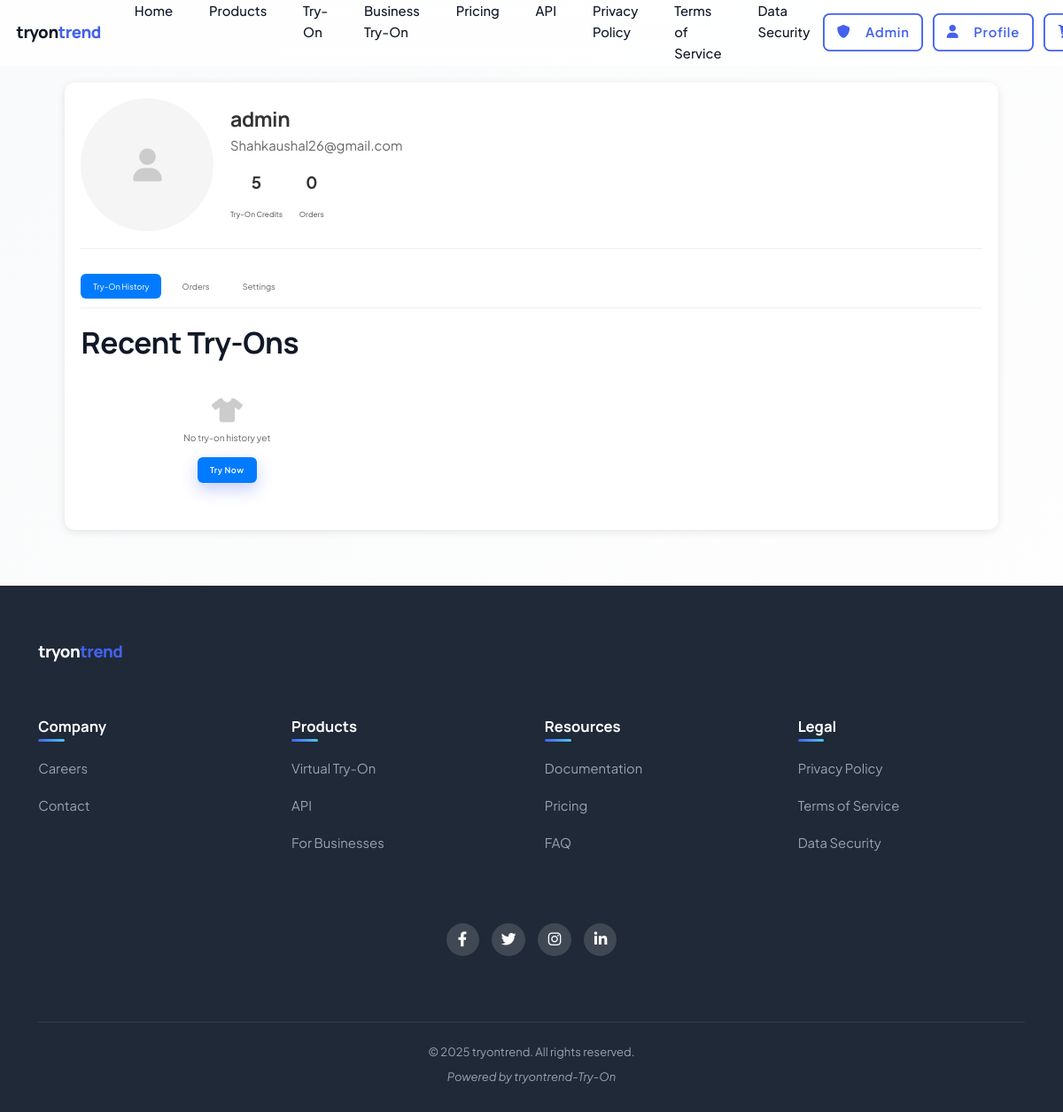
The app's page /profile (signed in), older data.
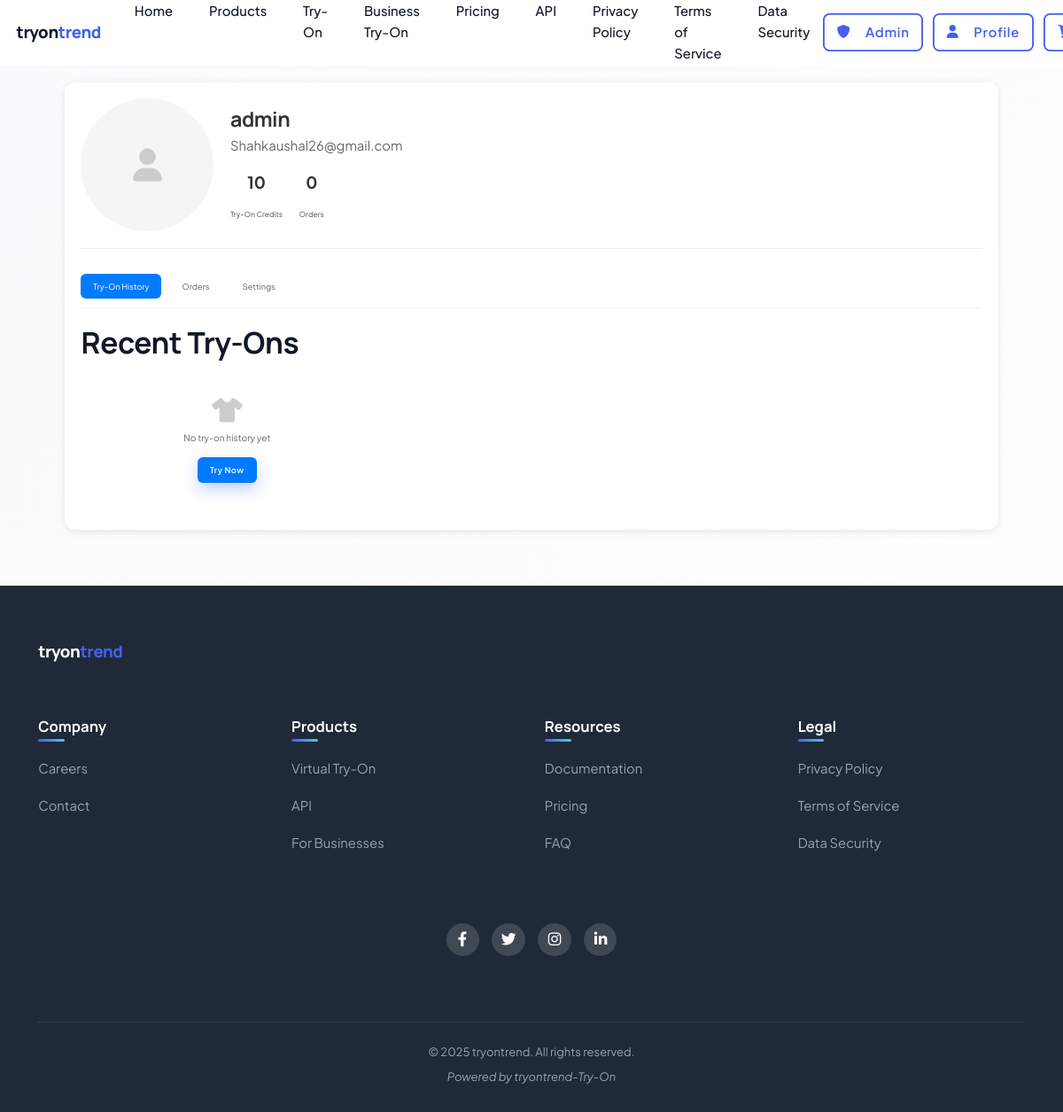
The same page, newer data.
### app_fash.py (models this page shows, shortened)
class User(UserMixin, db.Model):
    id = db.Column(db.Integer, primary_key=True)
    username = db.Column(db.String(50), unique=True, nullable=False)
    email = db.Column(db.String(100), unique=True, nullable=False)
    password_hash = db.Column(db.String(128), nullable=True)  # Nullable for OAuth users
    profile_image = db.Column(db.String(200))
    is_admin = db.Column(db.Boolean, default=False)
    is_active = db.Column(db.Boolean, default=True)
    created_at = db.Column(db.DateTime, default=datetime.utcnow)
    last_login = db.Column(db.DateTime)
    credits = db.Column(db.Integer, default=5)
    auth_provider = db.Column(db.String(20), default='local')  # 'local', 'google', etc.
    oauth_id = db.Column(db.String(100))  # OAuth provider ID
    orders = db.relationship('Order', backref='customer', lazy=True)

### app_fash.py (the view)
@app.route('/profile')
@login_required
def profile():
    return render_template('profile.html')

### app_fash.py (called while the page is built)
@app.before_request
def check_database_initialized():
    global db_initialized
    if not db_initialized:
        ensure_database()
        db_initialized = True

@login_manager.user_loader
def load_user(user_id):
    return User.query.get(int(user_id))

### templates/profile.html (shortened to what this page needs)
{% extends "base.html" %}
{% block content %}
<div class="container">
    <div class="profile-section">
        <div class="profile-header">
            <div class="profile-image">
                {% if current_user.profile_image %}
                    <img src="{{ current_user.profile_image }}" alt="Profile Image">
                {% else %}
                    <div class="profile-placeholder">
                        <i class="fas fa-user"></i>
                    </div>
                {% endif %}
            </div>
            <div class="profile-info">
                <h1>{{ current_user.username }}</h1>
                <p class="email">{{ current_user.email }}</p>
                <div class="profile-stats">
                    <div class="stat-item">
                        <span class="stat-value">{{ current_user.credits }}</span>
                        <span class="stat-label">Try-On Credits</span>
                    </div>
                    <div class="stat-item">
                        <span class="stat-value">{{ current_user.orders|length }}</span>
                        <span class="stat-label">Orders</span>
                    </div>
                </div>
            </div>
        </div>
        <div class="profile-content">
            <div class="profile-tabs">
                <button class="tab-btn active" data-tab="tryons">Try-On History</button>
                <button class="tab-btn" data-tab="orders">Orders</button>
                <button class="tab-btn" data-tab="settings">Settings</button>
            </div>
            <div class="tab-content">
                <div class="tab-pane active" id="tryons">
                    <h2>Recent Try-Ons</h2>
                    <div class="tryons-grid">
                        {% for tryon in current_user.try_on_history|sort(attribute='created_at', reverse=true) %}
                        <div class="tryon-card">
                            <div class="tryon-image">
                                <img src="{{ url_for('serve_result', filename=tryon.result_path) }}" alt="Try-On Result">
                            </div>
                            <div class="tryon-info">
                                <h3>{{ tryon.product.name if tryon.product else 'Custom Garment' }}</h3>
                                <p class="tryon-date">{{ tryon.created_at.strftime('%B %d, %Y') }}</p>
                            </div>
                        </div>
                        {% else %}
                        <div class="empty-state">
                            <i class="fas fa-tshirt"></i>
                            <p>No try-on history yet</p>
                            <a href="{{ url_for('try_on_generic') }}" class="btn btn-primary">Try Now</a>
                        </div>
                        {% endfor %}
                    </div>
                </div>
            </div>
        </div>
    </div>
</div>
{% endblock %}

Row changes from the older to the newer data that the page shows:
changed User "admin": credits "5" → "10"
